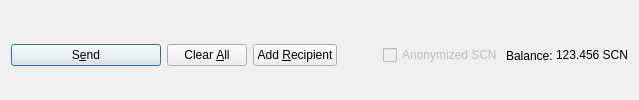
         <widget class="QFrame" name="frame_Send">
          <layout class="QHBoxLayout" name="horizontalLayout">
           <property name="bottomMargin">
            <number>0</number>
           </property>
           <item>
            <widget class="QPushButton" name="sendButton">
             <property name="minimumSize">
              <size>
               <width>150</width>
               <height>0</height>
              </size>
             </property>
             <property name="toolTip">
              <string>Confirm the send action</string>
             </property>
             <property name="text">
              <string>S&amp;end</string>
             </property>
             <property name="icon">
              <iconset resource="../securecloud2.qrc">
               <normaloff>:/icons/send</normaloff>:/icons/send</iconset>
             </property>
             <property name="autoDefault">
              <bool>false</bool>
             </property>
             <property name="default">
              <bool>true</bool>
             </property>
            </widget>
           </item>
           <item>
            <widget class="QPushButton" name="clearButton">
             <property name="sizePolicy">
              <sizepolicy hsizetype="Minimum" vsizetype="Fixed">
               <horstretch>0</horstretch>
               <verstretch>0</verstretch>
              </sizepolicy>
             </property>
             <property name="toolTip">
              <string>Clear all fields of the form.</string>
             </property>
             <property name="text">
              <string>Clear &amp;All</string>
             </property>
             <property name="icon">
              <iconset resource="../securecloud2.qrc">
               <normaloff>:/icons/remove</normaloff>:/icons/remove</iconset>
             </property>
             <property name="autoDefault">
              <bool>false</bool>
             </property>
            </widget>
           </item>
           <item>
            <widget class="QPushButton" name="addButton">
             <property name="toolTip">
              <string>Send to multiple recipients at once</string>
             </property>
             <property name="text">
              <string>Add &amp;Recipient</string>
             </property>
             <property name="icon">
              <iconset resource="../securecloud2.qrc">
               <normaloff>:/icons/add</normaloff>:/icons/add</iconset>
             </property>
             <property name="autoDefault">
              <bool>false</bool>
             </property>
            </widget>
           </item>
           <item>
            <spacer name="horizontalSpacer">
             <property name="orientation">
              <enum>Qt::Horizontal</enum>
             </property>
             <property name="sizeHint" stdset="0">
              <size>
               <width>40</width>
               <height>20</height>
              </size>
             </property>
            </spacer>
           </item>
           <item>
            <layout class="QHBoxLayout" name="horizontalLayout_2">
             <property name="spacing">
              <number>3</number>
             </property>
             <item>
              <widget class="QCheckBox" name="checkzSCN">
               <property name="enabled">
                <bool>false</bool>
               </property>
               <property name="text">
                <string>Anonymized SCN</string>
               </property>
              </widget>
             </item>
             <item>
              <widget class="QLabel" name="label">
               <property name="text">
                <string>Balance:</string>
               </property>
              </widget>
             </item>
             <item>
              <widget class="QLabel" name="labelBalance">
               <property name="sizePolicy">
                <sizepolicy hsizetype="Preferred" vsizetype="Fixed">
                 <horstretch>0</horstretch>
                 <verstretch>0</verstretch>
                </sizepolicy>
               </property>
               <property name="cursor">
                <cursorShape>IBeamCursor</cursorShape>
               </property>
               <property name="text">
                <string notr="true">123.456 SCN</string>
               </property>
               <property name="textInteractionFlags">
                <set>Qt::LinksAccessibleByMouse|Qt::TextSelectableByKeyboard|Qt::TextSelectableByMouse</set>
               </property>
              </widget>
             </item>
            </layout>
           </item>
          </layout>
         </widget>
